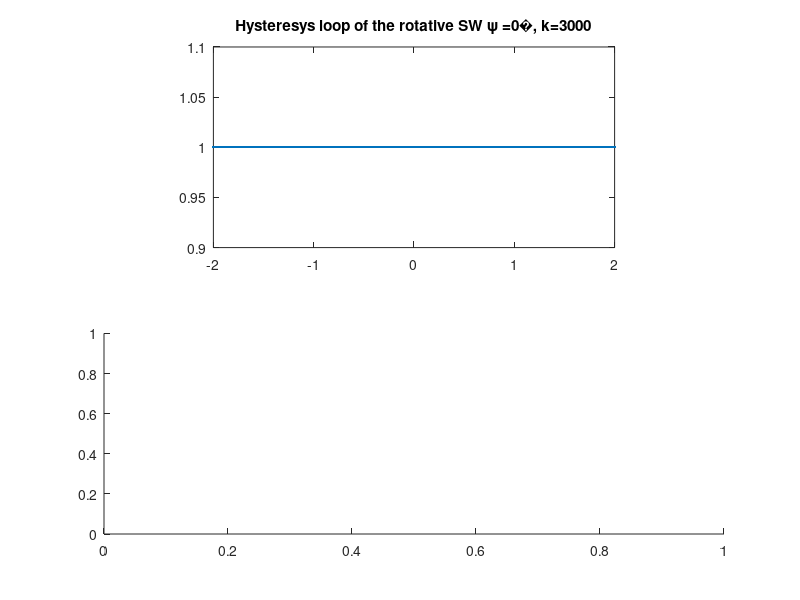

This chart was generated by the following MATLAB code: (Note: this script raises an error after producing the figure.)
clc;
close all;
clear all;

resultsFolder = 'e:\Matlab\Results\';

N = 181;
psi = linspace(0,pi,N);

hmax=2;
hstep=0.01;
h = [0:hstep:hmax hmax-hstep:-hstep:-hmax -hmax+hstep:hstep:hmax];

k=[6,7,8,9,10,20,30,40,50,60,70,80,90,100,1000,10000,100000];
k=3000;

fig = figure(2);
for i=1:1:length(k)
    for j=1:1:length(psi)
        m=zeros(length(h),1);
        len=1;
        lastPhi = psi(j);
        for l = 1:1:length(h);
            energy = @(phi) 0.5*sin(psi(j)-phi-k(i)*h(l)*sin(phi))^2-h(l)*cos(phi)+(k(i)/2)*(h(l)*sin(phi))^2;
            phi  = fminsearch(energy, lastPhi);
            m(l) = cos(phi);
            lastPhi = phi;
        end;
        subplot(2,1,1);
        plot(h,m,'.');
        title(['Hysteresys loop of the rotative SW \psi =' num2str(round((psi(j)*180/pi)*10)/10) char(176) ', k=' num2str(k(i))]);
        pbaspect([1 0.5 1]);
        
        subplot(2,1,2);
        sw = SwParticle(psi(j));
        sw.Draw(resultsFolder);
        
        M(j) = getframe(fig);
        clf;
    end;
    movie2avi(M, [resultsFolder filesep 'SWparticleRotative' filesep 'FminsearchLoops' filesep 'SwParticleRotativeElastic_Loop_k=' num2str(k(i))], 'compression', 'None', 'fps', round(length(psi)/30),'quality',100 );
end